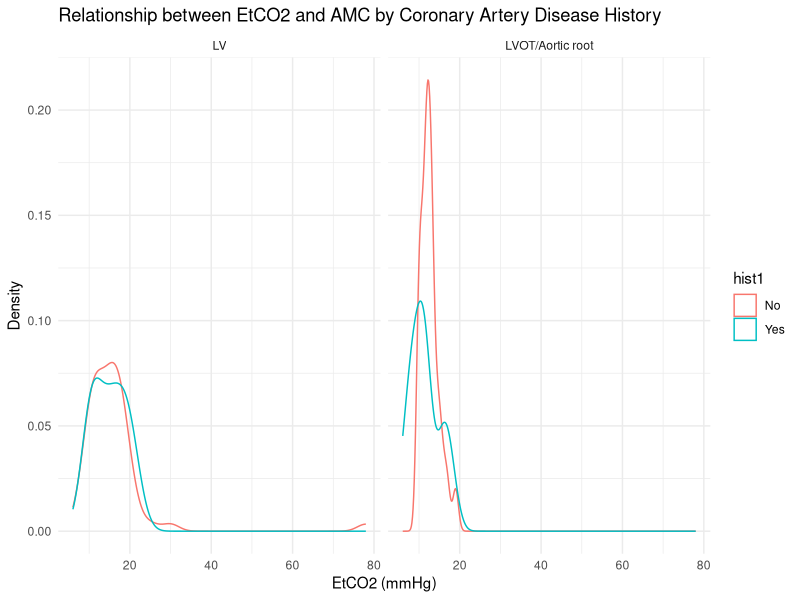
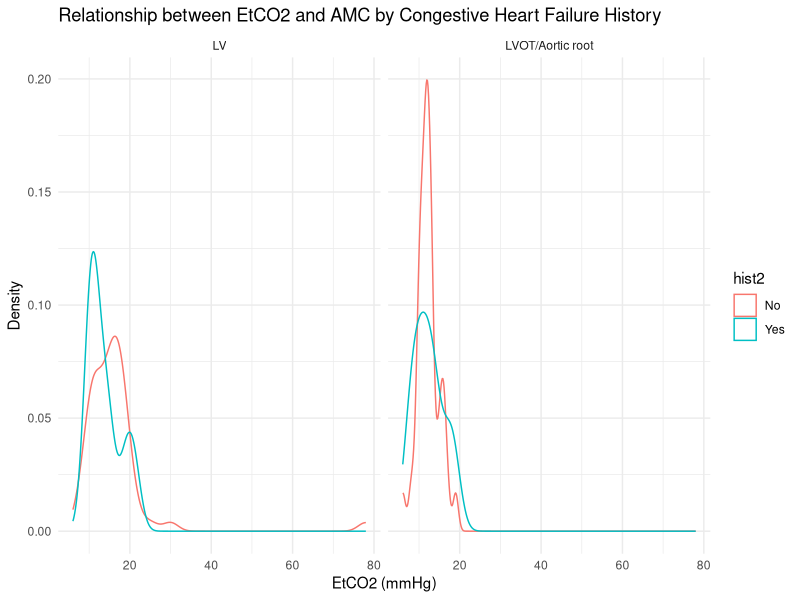
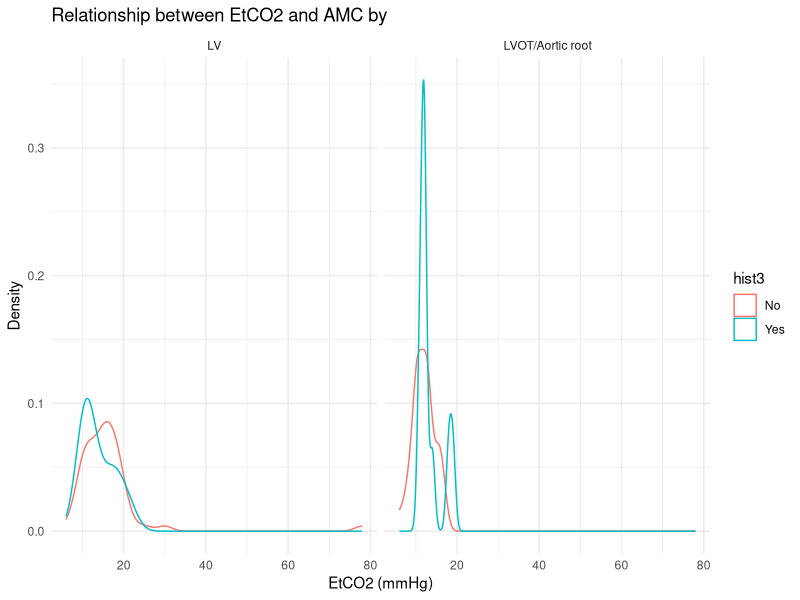
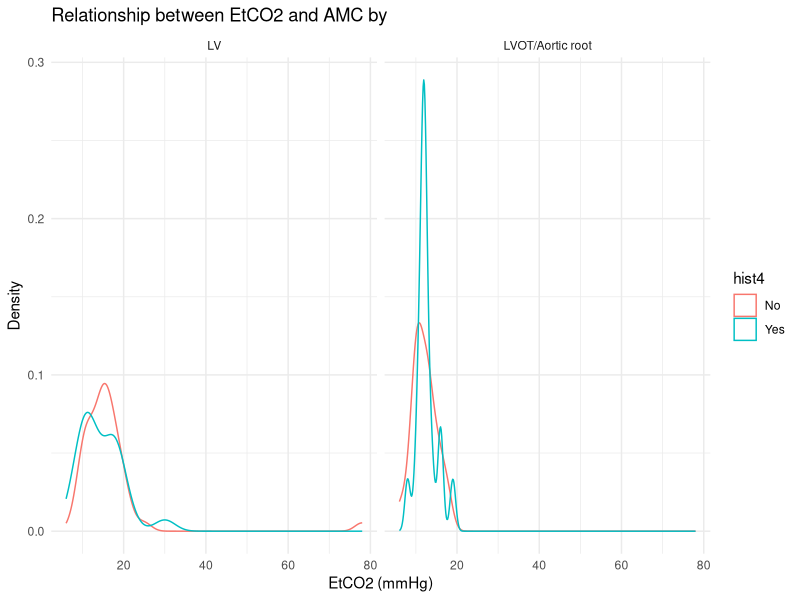
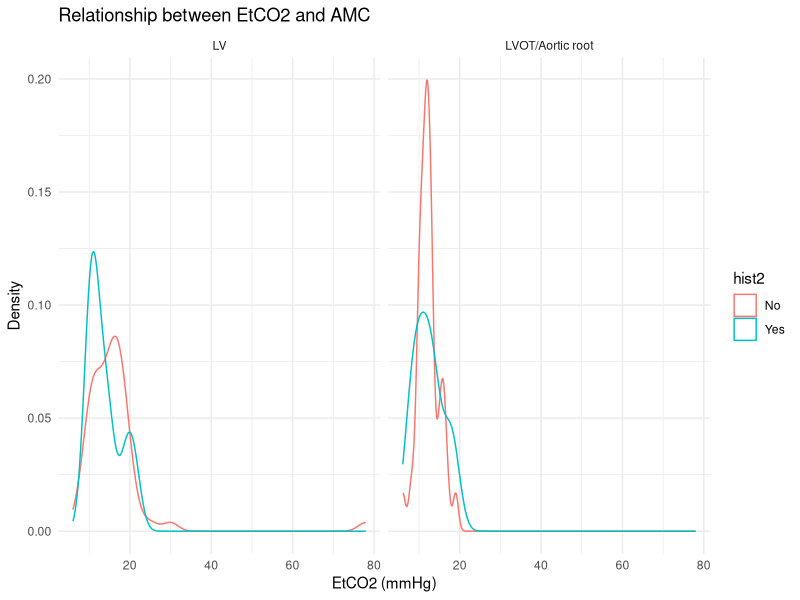

Write the R code that produced these figures, in order.
## ---- chunk 1
knitr::opts_chunk$set(echo = TRUE)
## ---- chunk 2
library(readxl)
data <- read_excel("cardiac_arrests.xlsx")

data[data == 9999] <- NA

data$race <- factor(data$race, levels = c(1, 2, 3, 4, 99), 
                    labels = c("White", "Black/African American", 
                               "Asian", "Latinx", "Other"))

data$amc <- factor(data$amc, levels = c(1, 2), 
                   labels = c("LV", "LVOT/Aortic root"))

data$op_level <- factor(data$op_level, levels = c(1, 2, 3, 99), 
                        labels = c("Attending physician", "Fellow", 
                                   "Resident", "Other"))

data$cpr_type <- factor(data$cpr_type, levels = c(1, 2, 3), 
                        labels = c("Manual", "Mechanical", "Alternating"))

data$hist1 <- factor(data$hist1, levels = c(0, 1), 
                     labels = c("No", "Yes"))

data$hist2 <- factor(data$hist2, levels = c(0, 1), 
                     labels = c("No", "Yes"))

data$hist3 <- factor(data$hist3, levels = c(0, 1), 
                     labels = c("No", "Yes"))

data$hist4 <- factor(data$hist4, levels = c(0, 1), 
                     labels = c("No", "Yes"))

data$hist5 <- factor(data$hist5, levels = c(0, 1), 
                     labels = c("No", "Yes"))

data$rosc <- factor(data$rosc, levels = c(0, 1), 
                    labels = c("No", "Yes"))

data$survival <- factor(data$survival, levels = c(0, 1), 
                        labels = c("No", "Yes"))

data$time_approx <- factor(data$time_approx, levels = c(0, 1), 
                           labels = c("Known", "Approximated"))

summary(data)
sum(is.na(data))
## ---- chunk 3
cleaned_data <- na.omit(data)

sum(is.na(cleaned_data))
## ---- chunk 4
interaction_model <- glm(amc ~ etco2 * hist1 + etco2 * hist2 + etco2 * hist3 + 
                         etco2 * hist4 + etco2 * hist5, 
                         data = cleaned_data, family = binomial)

summary(interaction_model)
## ---- chunk 5
library(ggplot2)

# hist1
ggplot(cleaned_data, aes(x = etco2, color = hist1)) +
  geom_density() +
  facet_wrap(~ amc) +
  labs(title = "Relationship between EtCO2 and AMC by Coronary Artery Disease History",
       x = "EtCO2 (mmHg)", y = "Density") +
  theme_minimal()
## ---- chunk 6
# hist2
ggplot(cleaned_data, aes(x = etco2, color = hist2)) +
  geom_density() +
  facet_wrap(~ amc) +
  labs(title = "Relationship between EtCO2 and AMC by Congestive Heart Failure History",
       x = "EtCO2 (mmHg)", y = "Density") +
  theme_minimal()
## ---- chunk 7
# hist3
ggplot(cleaned_data, aes(x = etco2, color = hist3)) +
  geom_density() +
  facet_wrap(~ amc) +
  labs(title = "Relationship between EtCO2 and AMC by ",
       x = "EtCO2 (mmHg)", y = "Density") +
  theme_minimal()
## ---- chunk 8
# hist4
ggplot(cleaned_data, aes(x = etco2, color = hist4)) +
  geom_density() +
  facet_wrap(~ amc) +
  labs(title = "Relationship between EtCO2 and AMC by ",
       x = "EtCO2 (mmHg)", y = "Density") +
  theme_minimal()
## ---- chunk 9
# hist5
ggplot(cleaned_data, aes(x = etco2, color = hist2)) +
  geom_density() +
  facet_wrap(~ amc) +
  labs(title = "Relationship between EtCO2 and AMC",
       x = "EtCO2 (mmHg)", y = "Density") +
  theme_minimal()
